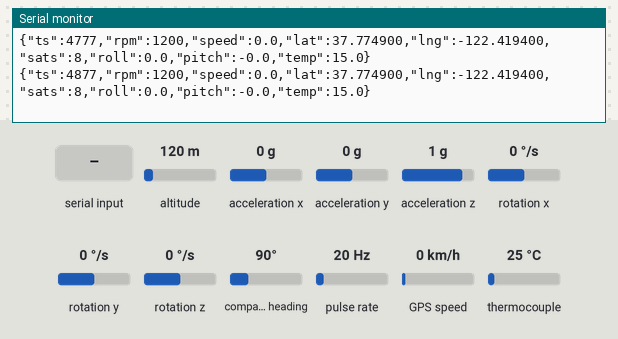
Bench run of a program on a simulated ESP32. Shown: the last lines printed to the serial monitor. Wiring (inferred from the names in the program): pulse sensor: data GPIO 27. The test bench sets the inputs (shaded band); at power-on: altitude 120 m, pulse rate 20 Hz, thermocouple 25 °C, acceleration x 0 g, acceleration y 0 g, acceleration z 1 g, rotation x 0 °/s, rotation y 0 °/s, rotation z 0 °/s, compass heading 90°, GPS speed 0 km/h. WiFi joins after 1.5 s; servers stay silent unless stated; the GPS gets a fix after 3 s at 37.7749, -122.4194 with 8 satellites; no MQTT or app messages arrive unless stated.

Above: at 4.9 s.
5.0 s: altitude set to 20 m
At 5.08 s:
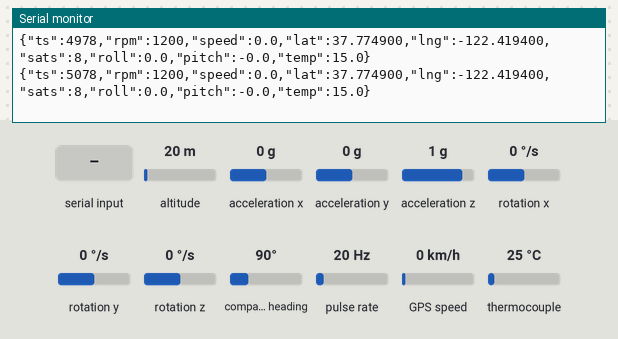
6.5 s: pulse rate (sensor on GPIO 27) set to 4 Hz
At 6.59 s:
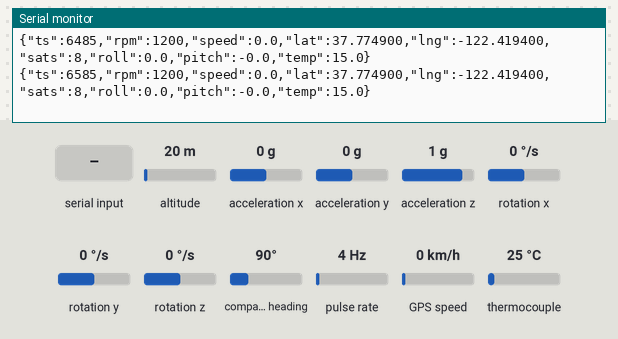
8.0 s: thermocouple set to 6 °C
At 8.0 s:
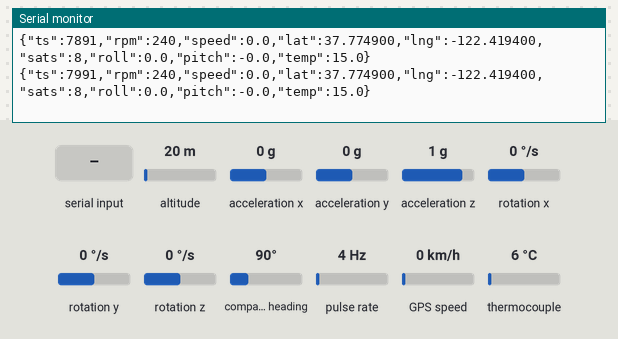
9.5 s: "1" received over the second serial link
At 10.11 s:
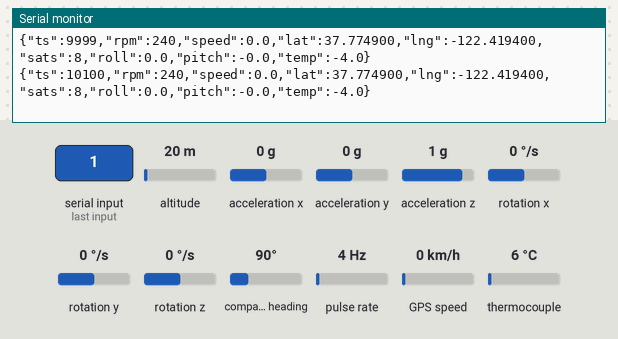
11.0 s: acceleration x set to -1.4 g
At 11.01 s:
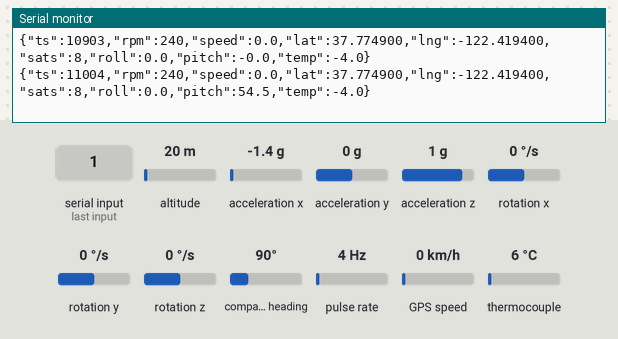
12.5 s: acceleration y set to -1.4 g
At 12.52 s:
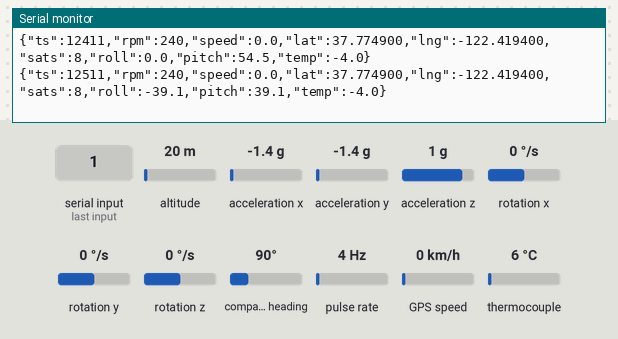
Timing chart, 0 to 15.0 s (numbered marks = the images above; inputs shaded):
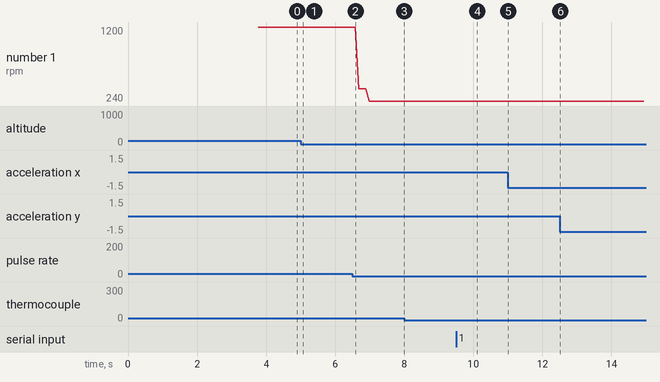

Measured:
- after the input at 9.5 s, the serial monitor: prints a new line after 0.60 s (image 4)
- after the input at 11.0 s, the serial monitor: prints a new line at once (image 5)
- after the input at 12.5 s, the serial monitor: prints a new line at once (image 6)
- plotted number 1: 1200 → 240 after the input at 6.5 s

The program:

main.cpp
```cpp
/*
 * MotoSense – ESP32 Sensor-Firmware
 *
 * GPS (NEO-6M, UART2) · IMU (MPU-6050, I2C) · Temperatur (MAX31865/PT100, VSPI)
 * · Drehzahl (induktiv, Interrupt an GPIO27)
 *
 * Publisht alle 100 ms (10 Hz) eine JSON-Nachricht auf "motosense/data"
 * im selben Format wie fake_esp.py, damit das Dashboard unverändert läuft.
 *
 * Board: esp32dev (ESP32-WROOM-32)
 */

#include <WiFi.h>
#include <PubSubClient.h>
#include <Wire.h>
#include <HardwareSerial.h>
#include <TinyGPSPlus.h>
#include <MPU6050_light.h>
#include <Adafruit_MAX31865.h>

// ---- Konfiguration (anpassen!) ------------------------------------------

const char*    WIFI_SSID   = "MotoSense";
const char*    WIFI_PASS   = "motosense123";
const char*    MQTT_HOST   = "192.168.4.1";
const uint16_t MQTT_PORT   = 1883;
const char*    MQTT_TOPIC  = "motosense/data";
const char*    MQTT_CLIENT = "motosense-esp32";

// ---- Pin-Belegung -------------------------------------------------------

// GPS an UART2 (TX/RX gekreuzt: GPS-TX an ESP-RX und umgekehrt)
static const int GPS_RX = 16;
static const int GPS_TX = 17;

// IMU an I2C
static const int I2C_SDA = 21;
static const int I2C_SCL = 22;

// MAX31865 an VSPI
static const int RTD_CS   = 5;
static const int RTD_MOSI = 23;
static const int RTD_MISO = 19;
static const int RTD_SCK  = 18;

// Drehzahl (Optokoppler-Ausgang)
static const int RPM_PIN = 27;

// ---- Temperatursensor ---------------------------------------------------

// Das verbaute Board trägt einen 430-Ohm-Referenzwiderstand (Aufdruck "431")
// und ist daher eine PT100-Platine, keine PT1000 – RREF und RNOMINAL entsprechend.
#define RREF     430.0f
#define RNOMINAL 100.0f

// Kalibrierungsoffset: wird zur Rohtemperatur addiert.
// Positiv = Sensor zeigt zu wenig, negativ = zu viel.
const float TEMP_OFFSET = -10.0f;

// Plausibilitätsgrenzen; Werte außerhalb deuten auf einen Messfehler hin
// (z.B. Sonde nicht angeschlossen). Prüfung erfolgt nach Offset-Korrektur.
const float TEMP_MIN = -50.0f;
const float TEMP_MAX = 250.0f;

// ---- Objekte ------------------------------------------------------------

WiFiClient        espClient;
PubSubClient      mqtt(espClient);
TinyGPSPlus       gps;
HardwareSerial    gpsSerial(2);
MPU6050           mpu(Wire);
Adafruit_MAX31865 rtd = Adafruit_MAX31865(RTD_CS, RTD_MOSI, RTD_MISO, RTD_SCK);

// ---- Drehzahl -----------------------------------------------------------

// 1 Puls pro Kurbelwellenumdrehung (Wasted-Spark, Abnahme an einem Zündkabel)
// => RPM = 60.000.000 / Pulsintervall[µs]
volatile unsigned long lastPulseUs        = 0;
volatile unsigned long pulseIntervalUs    = 0;
volatile unsigned long lastGoodIntervalUs = 0;

const unsigned long RPM_MIN_INTERVAL_US = 2000;   // Entprellung (entspricht ~30.000 1/min)
const unsigned long RPM_TIMEOUT_US      = 500000; // 0,5 s ohne Puls -> 0 1/min

void IRAM_ATTR onRpmPulse() {
  unsigned long now = micros();
  unsigned long dt  = now - lastPulseUs;

  if (dt <= RPM_MIN_INTERVAL_US) return;

  // Plausibilitätsfilter: ein neues Intervall unter 60 % des vorherigen
  // würde eine Drehzahlverdopplung innerhalb einer Umdrehung bedeuten –
  // physikalisch nicht möglich. Filtert Störimpulse ohne echte
  // Beschleunigungsvorgänge zu beeinträchtigen.
  if (lastGoodIntervalUs > 0 && dt * 10UL < lastGoodIntervalUs * 6UL) {
    return;
  }

  pulseIntervalUs    = dt;
  lastGoodIntervalUs = dt;
  lastPulseUs        = now;
}

int readRpm() {
  unsigned long interval, last;
  // volatile-Variablen atomar kopieren, damit loop() einen konsistenten
  // Snapshot bekommt ohne mitten in einem ISR-Schreibvorgang zu lesen
  noInterrupts();
  interval = pulseIntervalUs;
  last     = lastPulseUs;
  interrupts();

  if (interval == 0)                        return 0;
  if (micros() - last > RPM_TIMEOUT_US)     return 0;
  return (int)(60000000UL / interval);
}

// ---- Sensor-Zustand -----------------------------------------------------

// GPS-Felder werden beim ersten gültigen Fix überschrieben;
// bis dahin bleibt der Startwert (Marienplatz München) stehen.
double curLat   = 48.137154;
double curLng   = 11.576124;
double curSpeed = 0.0;
int    curSats  = 0;
float  curTemp  = 0.0;

// ---- Zeitsteuerung ------------------------------------------------------

unsigned long lastPublish   = 0;
unsigned long lastTempRead  = 0;
unsigned long lastReconnect = 0;

const unsigned long PUBLISH_INTERVAL = 100;   // 10 Hz
const unsigned long TEMP_INTERVAL    = 1000;  // 1 Hz – temperature() blockiert ~70 ms

// ---- Netzwerk -----------------------------------------------------------

void setupWifi() {
  WiFi.mode(WIFI_STA);
  WiFi.begin(WIFI_SSID, WIFI_PASS);
  Serial.print("WLAN");
  unsigned long t0 = millis();
  while (WiFi.status() != WL_CONNECTED && millis() - t0 < 15000) {
    delay(250);
    Serial.print(".");
  }
  Serial.println(WiFi.status() == WL_CONNECTED ? " verbunden" : " Timeout");
}

bool mqttReconnect() {
  if (mqtt.connect(MQTT_CLIENT)) {
    Serial.println("MQTT verbunden");
    return true;
  }
  Serial.print("MQTT Fehler, rc=");
  Serial.println(mqtt.state());
  return false;
}

// ---- Setup --------------------------------------------------------------

void setup() {
  Serial.begin(115200);
  delay(200);

  gpsSerial.begin(9600, SERIAL_8N1, GPS_RX, GPS_TX);

  Wire.begin(I2C_SDA, I2C_SCL);
  byte status = mpu.begin();
  Serial.print("MPU status: ");
  Serial.println(status);  // 0 = ok
  if (status == 0) {
    Serial.println("MPU-Kalibrierung – Board ruhig und flach halten...");
    delay(1000);
    mpu.calcOffsets();
    Serial.println("Kalibrierung fertig.");
  } else {
    Serial.println("MPU6050 nicht gefunden – Verkabelung/Adresse prüfen!");
  }

  rtd.begin(MAX31865_2WIRE);

  pinMode(RPM_PIN, INPUT_PULLUP);
  // lastPulseUs mit micros() initialisieren, damit das erste Pulsintervall
  // nicht fälschlicherweise die gesamte Zeit seit Systemstart beträgt
  // und den Plausibilitätsfilter blockiert.
  lastPulseUs = micros();
  attachInterrupt(digitalPinToInterrupt(RPM_PIN), onRpmPulse, FALLING);

  setupWifi();
  mqtt.setServer(MQTT_HOST, MQTT_PORT);
}

// ---- Loop ---------------------------------------------------------------

void loop() {
  // GPS-UART kontinuierlich leeren – niemals blockieren, damit der Puffer
  // nicht überläuft und Frames verloren gehen
  while (gpsSerial.available() > 0) gps.encode(gpsSerial.read());

  // IMU laufend aktualisieren – der Komplementärfilter braucht regelmäßige
  // Aufrufe, sonst driftet der Winkel
  mpu.update();

  // MQTT-Verbindung halten; bei Verbindungsverlust nicht-blockierend
  // reconnecten, um GPS-Lesen und IMU-Update nicht aufzuhalten
  if (WiFi.status() == WL_CONNECTED) {
    if (mqtt.connected()) {
      mqtt.loop();
    } else if (millis() - lastReconnect > 2000) {
      lastReconnect = millis();
      mqttReconnect();
    }
  } else if (millis() - lastReconnect > 5000) {
    lastReconnect = millis();
    WiFi.reconnect();
  }

  // Temperatur nur 1x pro Sekunde lesen, da der MAX31865 eine 1-Shot-Wandlung
  // durchführt und temperature() dabei ~70 ms blockiert
  if (millis() - lastTempRead >= TEMP_INTERVAL) {
    lastTempRead = millis();

    float   tRaw       = rtd.temperature(RNOMINAL, RREF);
    float   tKorr      = tRaw + TEMP_OFFSET;
    uint8_t fault      = rtd.readFault();
    bool    implausibel = (tKorr < TEMP_MIN || tKorr > TEMP_MAX);

    if (fault) rtd.clearFault();

    // Nur plausible, fehlerfreie Werte übernehmen; sonst alten Wert behalten
    if (!fault && !implausibel) curTemp = tKorr;
  }

  // GPS-Werte übernehmen sobald gültig, sonst letzten bekannten Wert behalten
  if (gps.location.isValid())   { curLat = gps.location.lat(); curLng = gps.location.lng(); }
  if (gps.speed.isValid())        curSpeed = gps.speed.kmph();
  if (gps.satellites.isValid())   curSats  = gps.satellites.value();

  // Alle 100 ms JSON-Paket zusammenbauen und publishen
  if (millis() - lastPublish >= PUBLISH_INTERVAL) {
    lastPublish = millis();

    int   rpm   = readRpm();
    float roll  = mpu.getAngleX();
    float pitch = mpu.getAngleY();

    char payload[256];
    snprintf(payload, sizeof(payload),
      "{\"ts\":%lu,\"rpm\":%d,\"speed\":%.1f,\"lat\":%.6f,\"lng\":%.6f,"
      "\"sats\":%d,\"roll\":%.1f,\"pitch\":%.1f,\"temp\":%.1f}",
      millis(), rpm, curSpeed, curLat, curLng, curSats, roll, pitch, curTemp);

    if (mqtt.connected()) mqtt.publish(MQTT_TOPIC, payload);
    Serial.println(payload);
  }
}
```
